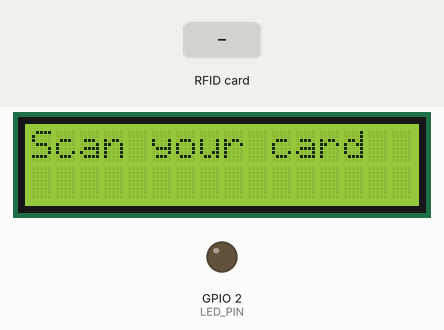
The sketch below on a simulated ESP32. Shown: 16×2 character LCD, output pins drawn as LEDs (lit = HIGH). Inputs (shaded band) come from the test bench. What the sketch prints to the serial monitor is not drawn.

Above: at 1.3 s.
1.4 s: RFID card DD DC 31 03 held to the reader
At 2.7 s:
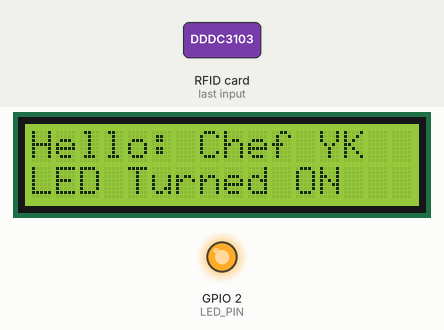
4.4 s: RFID card 45 89 C8 01 held to the reader
At 5.0 s:
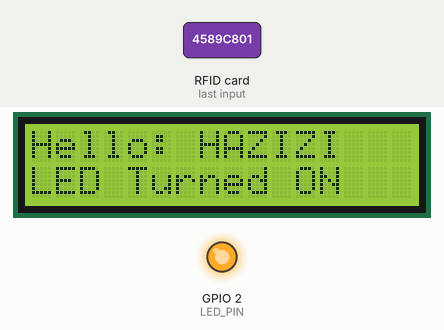
7.4 s: RFID card 24 86 C8 01 held to the reader
At 8.7 s:
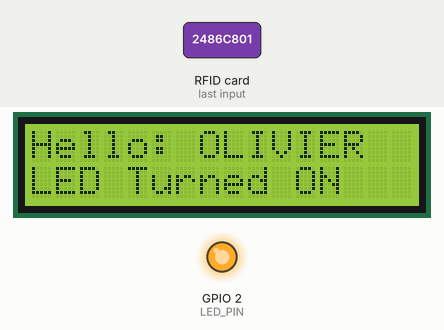
10.4 s: RFID card 5E 7A 19 C4 held to the reader
At 11.0 s:
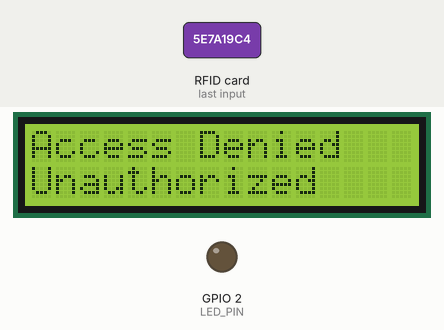
Timing chart, 0 to 13.4 s (numbered marks = the images above; inputs shaded):
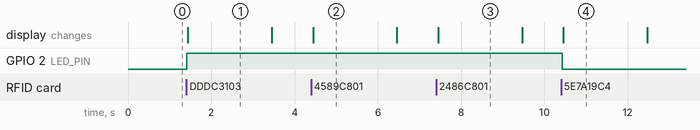

Measured:
- after the input at 1.4 s, GPIO 2 (LED_PIN): LOW → HIGH at once; the display: changes at once (image 1)
- after the input at 4.4 s, the display: changes at once (image 2)
- after the input at 7.4 s, the display: changes after 0.05 s (image 3)
- after the input at 10.4 s, GPIO 2 (LED_PIN): HIGH → LOW at once; the display: changes after 0.05 s (image 4)
- what the display in image 1 shows lasts 2.1 s, from 1.4 s to 3.5 s

The sketch:

ikinyarwanda_apr14b.ino
```cpp
#include <Wire.h>
#include <SPI.h>
#include <MFRC522.h>
#include <LiquidCrystal_I2C.h>

#define RST_PIN         22
#define SS_PIN          5
#define LED_PIN         2

MFRC522 rfid(SS_PIN, RST_PIN);
LiquidCrystal_I2C lcd(0x27, 16, 2); // Adjust if needed

bool ledState = false;

// Registered UIDs
byte uid_YK[4]       = { 0xDD, 0xDC, 0x31, 0x03 };
byte uid_HAZIZI[4]   = { 0x45, 0x89, 0xC8, 0x01 };
byte uid_OLIVIER[4]  = { 0x24, 0x86, 0xC8, 0x01 };
byte uid_DIVIN[4]    = { 0xFA, 0x31, 0x28, 0x03 };

void setup() {
  Serial.begin(115200);
  SPI.begin();
  rfid.PCD_Init();

  Wire.begin(26, 27);         // SDA, SCL for I2C
  lcd.begin(16, 2);
  lcd.backlight();

  pinMode(LED_PIN, OUTPUT);
  digitalWrite(LED_PIN, LOW);
  ledState = false;

  lcd.setCursor(0, 0);
  lcd.print("Scan your card");
}

void loop() {
  if (!rfid.PICC_IsNewCardPresent() || !rfid.PICC_ReadCardSerial()) {
    return;
  }

  lcd.clear();

  if (compareUID(uid_YK)) {
    // Toggle LED for YK
    ledState = !ledState;
    digitalWrite(LED_PIN, ledState ? HIGH : LOW);
    lcd.setCursor(0, 0);
    lcd.print("Hello: Chef YK");
    lcd.setCursor(0, 1);
    lcd.print(ledState ? "LED Turned ON" : "LED Turned OFF");
    Serial.println("YK: Toggle LED");

  } else if (compareUID(uid_HAZIZI)) {
    digitalWrite(LED_PIN, HIGH);
    ledState = true;
    lcd.setCursor(0, 0);
    lcd.print("Hello: HAZIZI");
    lcd.setCursor(0, 1);
    lcd.print("LED Turned ON");
    Serial.println("HAZIZI: LED ON");

  } else if (compareUID(uid_OLIVIER)) {
    digitalWrite(LED_PIN, HIGH);
    ledState = true;
    lcd.setCursor(0, 0);
    lcd.print("Hello: OLIVIER");
    lcd.setCursor(0, 1);
    lcd.print("LED Turned ON");
    Serial.println("OLIVIER: LED ON");

  } else if (compareUID(uid_DIVIN)) {
    digitalWrite(LED_PIN, HIGH);
    ledState = true;
    lcd.setCursor(0, 0);
    lcd.print("Hello: DIVIN");
    lcd.setCursor(0, 1);
    lcd.print("LED Turned ON");
    Serial.println("DIVIN: LED ON");

  } else {
    // UNKNOWN card: Turn LED OFF
    digitalWrite(LED_PIN, LOW);
    ledState = false;
    lcd.setCursor(0, 0);
    lcd.print("Access Denied");
    lcd.setCursor(0, 1);
    lcd.print("Unauthorized");
    Serial.println("Unknown card - LED OFF");
  }

  delay(2000);
  lcd.clear();
  lcd.setCursor(0, 0);
  lcd.print("Scan your card");

  rfid.PICC_HaltA();
  rfid.PCD_StopCrypto1();
}

// Compare UID
bool compareUID(byte *knownUID) {
  for (byte i = 0; i < 4; i++) {
    if (rfid.uid.uidByte[i] != knownUID[i]) {
      return false;
    }
  }
  return true;
}
```
